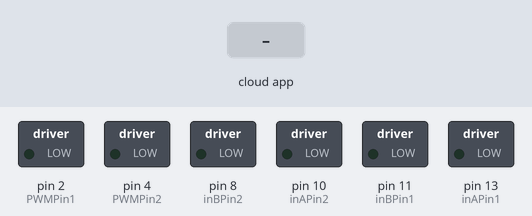
This sketch was run on a simulated Arduino Uno, built with avr-gcc and run on an emulated ATmega328P. Shown: switched loads named in the sketch (green lamp = pin HIGH). The inputs (shaded band) are chosen by the test bench. The ROS host is connected and sends only what is stated.

Above: at 1.2 s.
1.3 s: the phone or cloud app sets linear.x to -100
At 2.5 s:
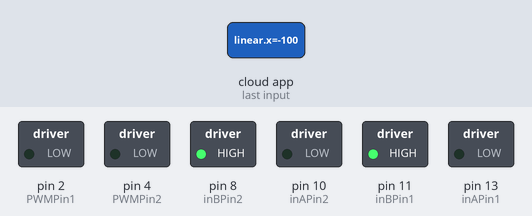
2.8 s: the phone or cloud app sets angular.z to -100
At 3.7 s:
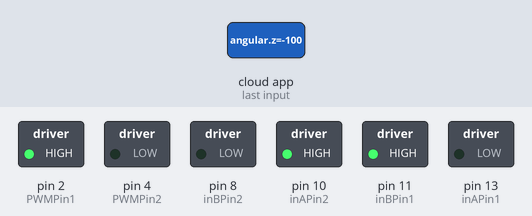
4.3 s: the phone or cloud app sets linear.x to 0
At 4.9 s:
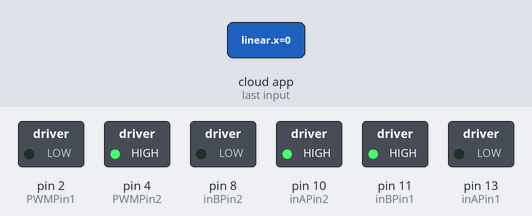
5.8 s: the phone or cloud app sets angular.z to 100
At 7.0 s:
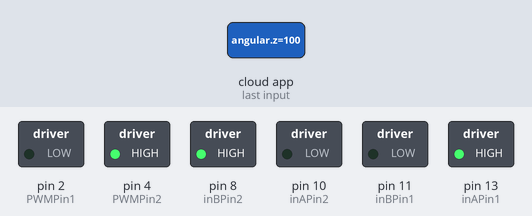
7.3 s: the phone or cloud app sets linear.x to 100
At 8.4 s:
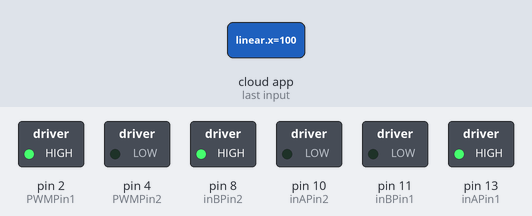
8.8 s: the phone or cloud app sets angular.z to 0
At 9.5 s:
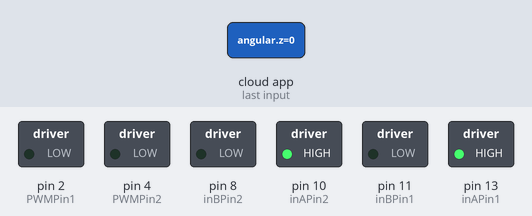
Timing chart, 0 to 11.3 s (numbered marks = the images above; inputs shaded):
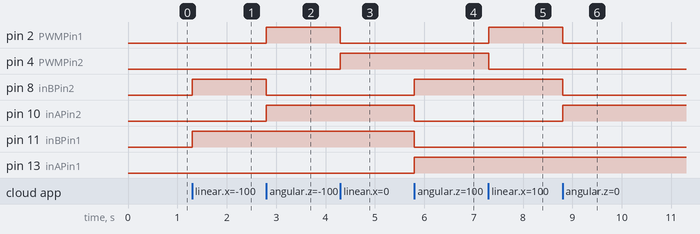

Measured:
- after the input at 1.3 s, pin 8 (inBPin2), pin 11 (inBPin1): LOW → HIGH at once
- after the input at 2.8 s, pin 2 (PWMPin1), pin 10 (inAPin2): LOW → HIGH at once; pin 8 (inBPin2): HIGH → LOW at once
- after the input at 4.3 s, pin 2 (PWMPin1): HIGH → LOW at once; pin 4 (PWMPin2): LOW → HIGH at once
- after the input at 5.8 s, pin 8 (inBPin2), pin 13 (inAPin1): LOW → HIGH at once; pin 10 (inAPin2), pin 11 (inBPin1): HIGH → LOW at once
- after the input at 7.3 s, pin 2 (PWMPin1): LOW → HIGH at once; pin 4 (PWMPin2): HIGH → LOW at once
- after the input at 8.8 s, pin 2 (PWMPin1), pin 8 (inBPin2): HIGH → LOW at once; pin 10 (inAPin2): LOW → HIGH at once

The sketch:

motor_command.ino
```cpp
/*
 * rosserial Servo Control Example
 *
 * This sketch demonstrates the control of hobby R/C servos
 * using ROS and the arduiono
 *
 * For the full tutorial write up, visit
 * www.ros.org/wiki/rosserial_arduino_demos
 *
 * For more information on the Arduino Servo Library
 * Checkout :
 * http://www.arduino.cc/en/Reference/Servo
 */

#if defined(ARDUINO) && ARDUINO >= 100
  #include "Arduino.h"
#else
  #include <WProgram.h>
#endif

#include <Servo.h>
#include <ros.h>
#include <geometry_msgs/Twist.h>
#include <math.h>

#define PWM_MIN 0
#define PWMRANGE 100

ros::NodeHandle  nh;
geometry_msgs::Twist msg;

float mapPwm(float x, float out_min, float out_max);

// constants for 1st motor
const int inAPin1 = 13; // right motor
const int inBPin1 = 11;
const int PWMPin1 = 2;

// constants for 2nd motor
const int inAPin2 = 10; // left motor
const int inBPin2 = 8;
const int PWMPin2 = 4;  // check to make sure it is attached to pin with ~

void motor_cb( const geometry_msgs::Twist& cmd_vel){
  float x_des = cmd_vel.linear.x;
  float yaw_des = cmd_vel.angular.z;

  float scale = 1.5;

  float left = scale*(x_des - 1.5*yaw_des) / 2;
  float right = scale*(x_des + 1.5*yaw_des) / 2;

  uint16_t lPwm = mapPwm(fabs(left), PWM_MIN, PWMRANGE);
  uint16_t rPwm = mapPwm(fabs(right), PWM_MIN, PWMRANGE);

  digitalWrite(inAPin2, left > 0);
  digitalWrite(inBPin2, left < 0);
  digitalWrite(inAPin1, right > 0);
  digitalWrite(inBPin1, right < 0);

  lPwm = lPwm*1.4;

  if (lPwm<20)
  {
    lPwm = 0;
  }

  if (rPwm<20)
  {
    rPwm = 0;
  }

  analogWrite(PWMPin2, lPwm);
  analogWrite(PWMPin1, rPwm);
}

ros::Subscriber<geometry_msgs::Twist> sub("/cmd_vel", motor_cb);

void setup(){ // setting all pins as outputs
  //pinMode(13, OUTPUT);
  pinMode(inAPin1,OUTPUT);
  pinMode(inBPin1,OUTPUT);
  pinMode(PWMPin1,OUTPUT);

  pinMode(inAPin2,OUTPUT);
  pinMode(inBPin2,OUTPUT);
  pinMode(PWMPin2,OUTPUT);

  nh.initNode();
  nh.subscribe(sub);
}

void stop()
{
  digitalWrite(inAPin2, 0);
  digitalWrite(inBPin2, 0);
  digitalWrite(inAPin1, 0);
  digitalWrite(inBPin1,  0);
  analogWrite(PWMPin2, 0);
  analogWrite(PWMPin1, 0);
}

void loop()
{
  if (!nh.connected()) {
    stop();
  }
  nh.spinOnce();
  delay(1);
}

// Map x value from [0 .. 1] to [out_min .. out_max]
float mapPwm(float x, float out_min, float out_max)
{
  return x * (out_max - out_min) + out_min;
}

// NOTES: I think pins A and B each control a wheel, so both must be high or both low when controlling
//        Should have pins A and B on the whole time then PWM controls whether or not they move
//        PWM pins control speed? so vertical scroller will control speed of each side?
//        Pins A and B from one motor should be set to LOW when not supposed to be moving
//        Vertical scroller should go from 0 to 5 for 0V to 5V
//        Horizontal scroller can go from 0 to 1 to indicate LOW or HIGH
//        Should PWM scroller go to negatives to indicate going backwards??
//        In rqt can you change the names to cmd_vel and cmd_vel2?
//        Should the main function still be "void servo_cb"? what should it actually be? just a void loop?
//        If you want to robot to stop then it has to be done simultaneously, maybe 2nd joy pad only controls speed and direction
//        Should pins A and B always be on high, and motors just stop when PWM = 0?
```
